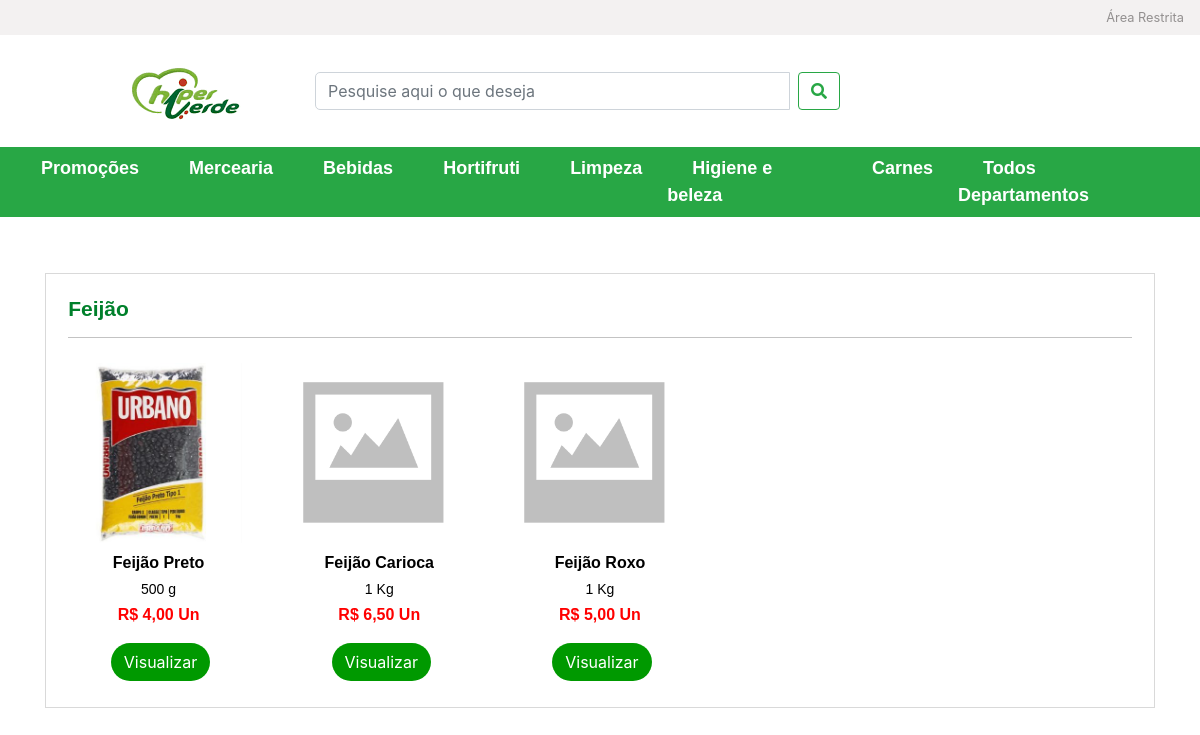
Page /index.php/PagSubcategoria/lista/4 on the committed database.
### tables this page shows
CREATE TABLE IF NOT EXISTS `tb_departamento` (
  `id_departamento` int(11) NOT NULL AUTO_INCREMENT,
  `nome_departamento` varchar(45) NOT NULL,
  PRIMARY KEY (`id_departamento`)
);

CREATE TABLE IF NOT EXISTS `tb_subcategoria` (
  `id_subcategoria` int(11) NOT NULL AUTO_INCREMENT,
  `cd_categoria` int(11) NOT NULL,
  `nome_subcategoria` varchar(45) NOT NULL,
  PRIMARY KEY (`id_subcategoria`),
  KEY `cd_categoria` (`cd_categoria`),
  CONSTRAINT `tb_subcategoria_ibfk_1` FOREIGN KEY (`cd_categoria`) REFERENCES `tb_categoria` (`id_categoria`) ON DELETE NO ACTION ON UPDATE NO ACTION
);

CREATE TABLE IF NOT EXISTS `tb_produto` (
  `id_produto` int(11) NOT NULL AUTO_INCREMENT,
  `nome_produto` varchar(85) NOT NULL,
  `valor_unitario_produto` decimal(5,2) NOT NULL,
  `peso_produto` int(11) NOT NULL,
  `imagem_produto` varchar(140) DEFAULT NULL,
  `cd_departamento` int(11) NOT NULL,
  `cd_categoria` int(11),
  `cd_subcategoria` int(11),
  `cd_unidade_medida` int(11) NOT NULL,
  `cd_medida_valor` int(11) NOT NULL,
  PRIMARY KEY (`id_produto`),
  KEY `cd_departamento` (`cd_departamento`),
  KEY `fk_tb_produto_tb_categoria1` (`cd_categoria`),
  KEY `fk_tb_produto_tb_subcategoria1` (`cd_subcategoria`),
  KEY `fk_tb_produto_tb_unidade_medida1` (`cd_unidade_medida`),
  KEY `FK_tb_produto_tb_medida_valor` (`cd_medida_valor`),
  CONSTRAINT `FK_tb_produto_tb_medida_valor` FOREIGN KEY (`cd_medida_valor`) REFERENCES `tb_medida_valor` (`id_medida_valor`) ON DELETE NO ACTION ON UPDATE NO ACTION,
  CONSTRAINT `fk_tb_produto_tb_categoria1` FOREIGN KEY (`cd_categoria`) REFERENCES `tb_categoria` (`id_categoria`) ON DELETE NO ACTION ON UPDATE NO ACTION,
  CONSTRAINT `fk_tb_produto_tb_subcategoria1` FOREIGN KEY (`cd_subcategoria`) REFERENCES `tb_subcategoria` (`id_subcategoria`) ON DELETE NO ACTION ON UPDATE NO ACTION,
  CONSTRAINT `fk_tb_produto_tb_unidade_medida1` FOREIGN KEY (`cd_unidade_medida`) REFERENCES `tb_unidade_medida` (`id_medida`) ON DELETE NO ACTION ON UPDATE NO ACTION,
  CONSTRAINT `tb_produto_ibfk_1` FOREIGN KEY (`cd_departamento`) REFERENCES `tb_departamento` (`id_departamento`) ON DELETE NO ACTION ON UPDATE NO ACTION
);

CREATE TABLE IF NOT EXISTS `tb_unidade_medida` (
  `id_medida` int(11) NOT NULL AUTO_INCREMENT,
  `medida` varchar(20) NOT NULL,
  PRIMARY KEY (`id_medida`)
);

CREATE TABLE IF NOT EXISTS `tb_medida_valor` (
  `id_medida_valor` int(11) NOT NULL AUTO_INCREMENT,
  `medida_valor` varchar(5) NOT NULL,
  PRIMARY KEY (`id_medida_valor`)
);

### application/controllers/PagSubcategoria.php (called while the page is built, shortened)
<?php
class PagSubcategoria extends CI_Controller {
    public function __construct() {
        $this->load->model('FrontEndModels/DepartamentoMenuModel');
        $this->load->model('FrontEndModels/PagInicialModel');
        $this->load->model('BackEndModels/DepartamentoModel');
        $this->load->model('FrontEndModels/PagSubcategoriaModel');
        $this->load->model('FrontEndModels/PagPromocaoModel');
        $this->load->model('BackEndModels/ProdutoPromocaoModel');
    }
    public function lista($id_subcategoria) {
        $data['menu'] = $this->DepartamentoMenuModel->getAll();
        $data['produtopromocao'] = $this->ProdutoPromocaoModel->getAll();
        $data['produto'] = $this->PagInicialModel->getAll();
        $data['promocao'] = $this->PagPromocaoModel->getAll();
        $data['subcategoria'] = $this->PagSubcategoriaModel->getAll($id_subcategoria);
        $this->load->view('FrontEnd/Header');
        $this->load->view('FrontEnd/Menu', $data);
        $this->load->view('FrontEnd/PaginaSubcategoria', $data);
    }
}

### index.php (called while the page is built, shortened)
<?php
require_once BASEPATH.'core/CodeIgniter.php';

### application/models/FrontEndModels/DepartamentoMenuModel.php (called while the page is built)
<?php
class DepartamentoMenuModel extends CI_Model {
    public function getAll() {
        $this->db->select('tb_departamento.*');
        $this->db->limit(6);
        $query = $this->db->get('tb_departamento');
        return $query->result();
    }
}

### application/models/FrontEndModels/PagSubcategoriaModel.php (called while the page is built)
<?php
class PagSubcategoriaModel extends CI_Model{
    public function getAll($id_subcategoria) {
        $this->db->select('tb_departamento.*,tb_categoria.*, tb_subcategoria.*');
        $this->db->join('tb_categoria', 'tb_categoria.id_categoria = tb_subcategoria.cd_categoria','left');
        $this->db->join('tb_departamento', 'tb_departamento.id_departamento = tb_categoria.cd_departamento', 'left');
        $this->db->where('id_subcategoria', $id_subcategoria);
        $query = $this->db->get('tb_subcategoria');
        return $query->result();
    }
}

### application/models/FrontEndModels/PagInicialModel.php (called while the page is built)
<?php
class PagInicialModel extends CI_Model {
    public function getAll() {
        $this->db->select('tb_produto.*,tb_unidade_medida.medida, tb_medida_valor.medida_valor, tb_departamento.id_departamento, tb_departamento.nome_departamento as departamento, tb_categoria.*');
        $this->db->join('tb_departamento', 'tb_departamento.id_departamento = tb_produto.cd_departamento', 'left');
        $this->db->join('tb_categoria', 'tb_categoria.id_categoria = tb_produto.cd_categoria', 'left');
        $this->db->join('tb_unidade_medida', 'tb_unidade_medida.id_medida = tb_produto.cd_unidade_medida', 'left');
        $this->db->join('tb_medida_valor', 'tb_medida_valor.id_medida_valor = tb_produto.cd_medida_valor', 'left');
        $query = $this->db->get('tb_produto');
        return $query->result();
    }
}

### application/views/FrontEnd/PaginaSubcategoria.php (the view, shortened to what this page needs)
<div class="container">
    <?php
    foreach ($subcategoria as $sub) {
        echo '<div class="promocao">';
        echo '<div class="row">';
        echo '<div class="col-12">';
        echo '<h1><a style="text-decoration: none;font-family: Helvetica, sans-serif;font-size: 21px;color: #00802b;font-weight: bold;" href="http://127.0.0.1/MercadoPI/index.php/PagSubcategoria/lista/' . $sub->id_subcategoria . '">' . $sub->nome_subcategoria . '</a></h1>';
        echo '<hr>';
        echo '</div>';
        echo '</div>';
        echo '<div class="row">';
        echo '<div id="owl-demo" class="owl-carousel owl-theme owl-bruna">';
        foreach ($produto as $po) {
            if ($po->cd_subcategoria == $sub->id_subcategoria) {
                echo '<div class="item">';
                echo '<div class="produto">';
                if ($po->imagem_produto === Null) {
                    echo '<img style="height:180px; width:180px;margin:5px;" src="http://127.0.0.1/MercadoPI/uploads/noimage.png"/>';
                } else {
                    echo '<img style="height:180px; width:180px;margin:5px;" src="http://127.0.0.1/MercadoPI/uploads/' . $po->imagem_produto . '"/>';
                }
                echo '<h2>' . $po->nome_produto . '</h2>';
                echo '<h5>' . $po->peso_produto . ' ' . $po->medida . '</h5>';
                $preco = str_replace(".", ",", $po->valor_unitario_produto);
                echo '<h4>R$ ' . $preco . ' ' . $po->medida_valor . '</h4>';
                echo '<center><a href="http://127.0.0.1/MercadoPI/index.php/PagProdutoEspecifico/lista/' . $po->id_produto . '"><button type="submit" class="btn">Visualizar</button></a></center>';
                echo '</div>';
                echo '</div>';
            }
        }
    }
    ?>
</div>
</div>
</div>
</div>

### application/views/FrontEnd/Menu.php (shortened to what this page needs)
<div class="menu">
    <nav class="navbar navbar-expand-lg mt-3 bg-success navbar-light text-white">
        <div class="collapse navbar-collapse" id="navbarSupportedContent">
            <ul class="navbar-nav mr-auto"  style="margin: 0 auto;">
                <li><a href="<?= $this->config->base_url() . 'index.php/PagPromocao/lista' ?>">Promoções</a></li>
                <?php
                foreach ($menu as $m) {
                        echo '<li><a href="' . $this->config->base_url() . 'index.php/PagDepartamento/lista/' . $m->id_departamento . '">' . $m->nome_departamento . '</a></li>';
                }
                ?>
                <li><a href="<?= $this->config->base_url() . 'index.php/PagTodosDepartamentos/lista' ?>">Todos Departamentos</a></li>
            </ul>
        </div>
    </nav>
</div>

### css/Style.css (style rules this page uses)
.menu ul li a { text-decoration: none; margin: 0 25px; text-align: center; color: white; font-weight: bold; font-size: 18px; font-family: Helvetica, sans-serif; }
.promocao { border: 1px solid #d9d9d9; padding: 2%; margin-top: 5%; }
.promocao h1 { font-family: Helvetica, sans-serif; font-size: 21px; color: #00802b; font-weight: bold; }
.produto { padding: 2%; }
.produto img { max-width: 100%; max-height: 100%; }
.produto h2 { font-family: Helvetica, sans-serif; font-size: 16px; text-align: center; color: black; margin-top: 5%; font-weight: bold; }
.produto h5 { font-family: Helvetica, sans-serif; font-size: 14px; text-align: center; color: black; }
.produto h4 { font-family: Helvetica, sans-serif; font-size: 16px; text-align: center; color: red; font-weight: bold; }
.produto button { border-radius: 20px; color: white; background-color: #009900; margin: 10px 0 0 14px; }
hr { background-color: #d9d9d9; }
center { margin-left: -5%; }

### rows in the picture
tb_departamento: nome_departamento "Mercearia"
tb_departamento: nome_departamento "Bebidas"
tb_departamento: nome_departamento "Hortifruti"
tb_departamento: nome_departamento "Limpeza"
tb_departamento: nome_departamento "Higiene e beleza"
tb_departamento: nome_departamento "Carnes"
tb_subcategoria: nome_subcategoria "Feijão"
tb_produto: imagem_produto (picture), nome_produto "Feijão Preto", peso_produto "500", cd_unidade_medida.medida "g", valor_unitario_produto "4,00", cd_medida_valor.medida_valor "Un"
tb_produto: nome_produto "Feijão Carioca", peso_produto "1", cd_unidade_medida.medida "Kg", valor_unitario_produto "6,50", cd_medida_valor.medida_valor "Un"
tb_produto: nome_produto "Feijão Roxo", peso_produto "1", cd_unidade_medida.medida "Kg", valor_unitario_produto "5,00", cd_medida_valor.medida_valor "Un"
